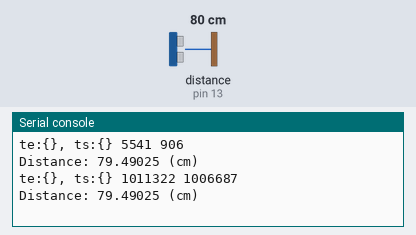
A program run on a simulated MicroPython board. Shown: the last lines printed to the serial console. The test bench sets the inputs (shaded band); at power-on: distance to the obstacle (sensor on pin 13) 80 cm. The echo pulse lasts 58.3 µs per cm.

Above: at 1.2 s.
1.3 s: distance to the obstacle (sensor on pin 13) set to 2 cm
At 2.6 s:
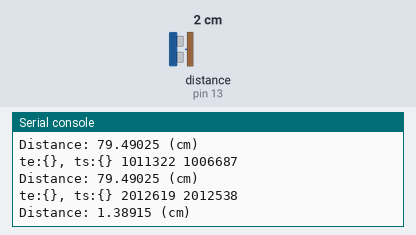
2.8 s: distance to the obstacle (sensor on pin 13) set to 4 cm
At 3.8 s:
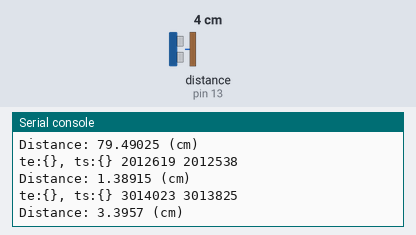
Timing chart, 0 to 5.8 s (numbered marks = the images above; inputs shaded):
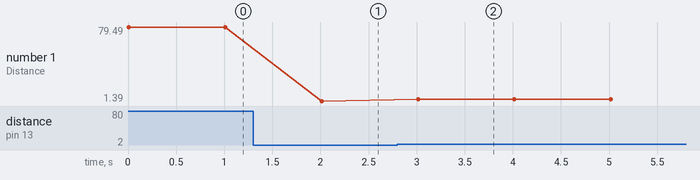

The program:

main.py
```python
import socket
import time  # 声明用到的类库，尤其是dht的类库
from machine import Pin, I2C


# 超声波传感器Echo、Trig定义
Trig = Pin(12, Pin.OUT)
Echo = Pin(13, Pin.IN)


# 测距
def distance_measurement():
    # 高电平发送方波 持续20us
    Trig.value(1)
    time.sleep_us(20)
    Trig.value(0)
    # 侦听Echo串口有无输入高电平 没有的话接着发送方波
    while Echo.value() == 0:
        Trig.value(1)
        time.sleep_us(20)
        Trig.value(0)
    # 侦听到Echo电平升高
    if Echo.value() == 1:
        # 记录当前时间
        ts = time.ticks_us()

        while Echo.value() == 1:
            pass
        te = time.ticks_us()
        print('te:{}, ts:{}', te, ts)
        # 计算得到高电平持续时间 单位：us
        tc = te - ts
        # 根据音速计算距离（换算cm）  0.0343厘米/微秒
        distance = (tc * 0.0343) / 2
        print('Distance:', distance, '(cm)')
        # oled_show([('measurement: ' + distance, 0, 20)])


while True:  # 开始整个代码的大循环

    # 检测环境温度、湿度并上报 oled 或者 udp
    distance_measurement()
    time.sleep(1)
    # distance_measurement()
    # time.sleep(2)
```

Measured:
- after the input at 1.3 s, the serial console: prints a new line after 0.71 s (image 1)
- after the input at 2.8 s, the serial console: prints a new line after 0.21 s (image 2)
- plotted number 1: 79.49 → 1.39 after the input at 1.3 s, 1.39 → 3.4 after the input at 2.8 s
